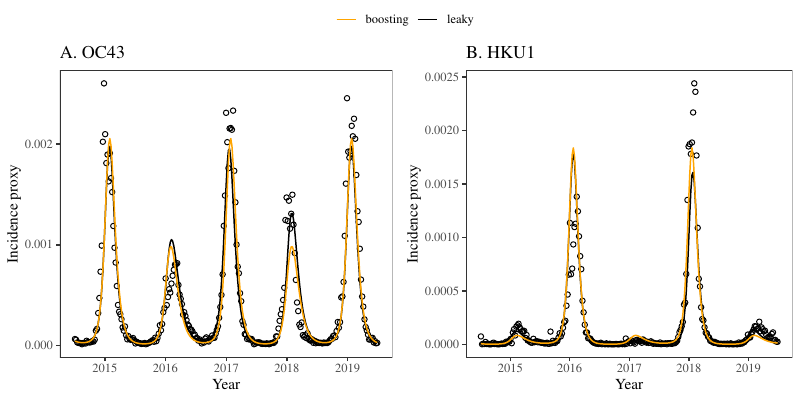

This figure's R source:
library(dplyr)
library(deSolve)
library(ggplot2); theme_set(theme_bw(base_family="Times"))
library(ggpubr)
source("../R/simulate.R")
source("../R/nllfun.R")

load("../fit/fit_beta_hcov_leaky.rda")
load("../fit/fit_beta_hcov_boosting.rda")

nrevssCDC_ILI <- read.csv("../data/nrevssCDC_ILI.csv") %>%
    mutate(
        WEEKEND=as.Date(WEEKEND)
    )

nrevssCDC_ILI$OC43_ILI[nrevssCDC_ILI$OC43_ILI==0] <- min(nrevssCDC_ILI$OC43_ILI[nrevssCDC_ILI$OC43_ILI!=0])
nrevssCDC_ILI$HKU1_ILI[nrevssCDC_ILI$HKU1_ILI==0] <- min(nrevssCDC_ILI$HKU1_ILI[nrevssCDC_ILI$HKU1_ILI!=0])

ss_leaky <- with(as.list(coef(fit_beta_hcov_leaky)), {
    R0 <- exp(log.R0)
    theta <- plogis(logit.theta)
    phi <- plogis(logit.phi)*52
    delta <- exp(log.delta)
    rho12 <- plogis(logit.rho12)
    rho21 <- plogis(logit.rho21)

    tmp <- simulate_model(R01=R0, R02=R0,
                          theta1=theta, theta2=theta,
                          delta=delta,
                          rho12=rho12,
                          rho21=rho21,
                          model=model_leaky,
                          tvec=seq(0, 29*52+26, by=1)) %>%
        filter(time/52 > 25-27/52)

    scale <- calculate_scale(nrevssCDC_ILI$OC43_ILI, nrevssCDC_ILI$HKU1_ILI,
                             tmp$incidence1, tmp$incidence2)

    data.frame(
        weekend=nrevssCDC_ILI$WEEKEND,
        OC43=tmp$incidence1*exp(scale),
        HKU1=tmp$incidence2*exp(scale)
    )
})

ss_boosting <- with(as.list(coef(fit_beta_hcov_boosting)), {
    R0 <- exp(log.R0)
    theta <- plogis(logit.theta)
    phi <- plogis(logit.phi)*52
    delta <- exp(log.delta)
    rho12 <- plogis(logit.rho12)
    rho21 <- plogis(logit.rho21)

    tmp <- simulate_model(R01=R0, R02=R0,
                          theta1=theta, theta2=theta,
                          delta=delta,
                          rho12=rho12,
                          rho21=rho21,
                          model=model_boosting,
                          tvec=seq(0, 29*52+26, by=1)) %>%
        filter(time/52 > 25-27/52)

    scale <- calculate_scale(nrevssCDC_ILI$OC43_ILI, nrevssCDC_ILI$HKU1_ILI,
                             tmp$incidence1, tmp$incidence2)

    data.frame(
        weekend=nrevssCDC_ILI$WEEKEND,
        OC43=tmp$incidence1*exp(scale),
        HKU1=tmp$incidence2*exp(scale)
    )
})

lfit_leaky <- lm(log(c(nrevssCDC_ILI$OC43_ILI, nrevssCDC_ILI$HKU1_ILI))~1, offset=log(c(ss_leaky$OC43, ss_leaky$HKU1)))
lfit_boosting <- lm(log(c(nrevssCDC_ILI$OC43_ILI, nrevssCDC_ILI$HKU1_ILI))~1, offset=log(c(ss_boosting$OC43, ss_boosting$HKU1)))

AIC(lfit_leaky)
AIC(lfit_boosting)

g1 <- ggplot(nrevssCDC_ILI) +
    geom_point(aes(WEEKEND, OC43_ILI), shape=1) +
    geom_line(data=ss_leaky, aes(weekend, OC43, col="leaky")) +
    geom_line(data=ss_boosting, aes(weekend, OC43, col="boosting")) +
    scale_x_date("Year") +
    scale_y_continuous("Incidence proxy") +
    scale_color_manual(values=c("orange", "black")) +
    ggtitle("A. OC43") +
    theme(
        panel.grid = element_blank(),
        legend.title = element_blank()
    )

g2 <- ggplot(nrevssCDC_ILI) +
    geom_point(aes(WEEKEND, HKU1_ILI), shape=1) +
    geom_line(data=ss_leaky, aes(weekend, HKU1, col="leaky")) +
    geom_line(data=ss_boosting, aes(weekend, HKU1, col="boosting")) +
    scale_x_date("Year") +
    scale_y_continuous("Incidence proxy") +
    scale_color_manual(values=c("orange", "black")) +
    ggtitle("B. HKU1") +
    theme(
        panel.grid = element_blank(),
        legend.title = element_blank()
    )

gcomb <- ggpubr::ggarrange(g1, g2, nrow=1, common.legend = TRUE)

ggsave("figure_beta_hcov.pdf", gcomb, width=8, height=4)
